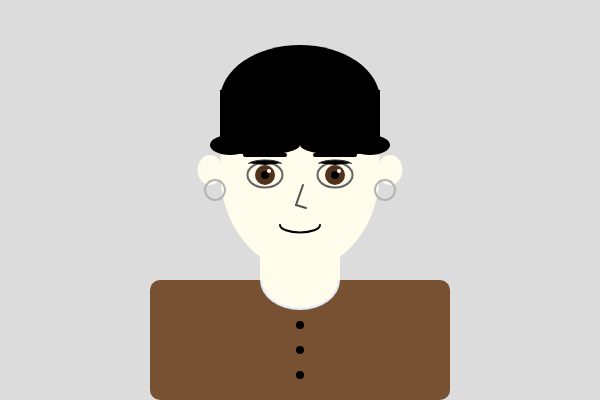
Frame 1 (no input)
Frame 60 (no input): identical to frame 1, image omitted
Frame 120 (the mouse pressed at the canvas centre since frame 60): identical to frame 1, image omitted

The p5.js sketch that drew this single still picture (run headless with seeded random() and noise() and a simulated clock; from frame 60 on, the mouse is pressed at the canvas centre):

// p5.js sketch
// ── sketch.js
function setup() {
  createCanvas(600, 400); 
}

function draw() {
  background(220);

  //피부색 
  fill(255, 252, 235);
  noStroke();

  // 목
  rect(260, 220, 80, 80, 10);

  // 얼굴
  ellipse(300, 170, 160, 200); 

  // 귀
  ellipse(210, 170, 25, 30);
  ellipse(390, 170, 25, 30);

  // 머리카락
  fill(0); 
  arc(300, 100, 160, 110, PI, TWO_PI); 

  rect(220, 90, 20, 55); 
  rect(360, 90, 20, 55);
  rect(220, 90, 160, 55); 

  ellipse(230, 145, 40, 20);
  ellipse(260, 145, 80, 20); 
  ellipse(340, 145, 80, 20); 
  ellipse(370, 145, 40, 20); 

  // 눈 
  noFill();
  stroke(100);
  strokeWeight(2);
  ellipse(265, 175, 35, 25); 
  ellipse(335, 175, 35, 25); 

  noStroke();
  fill(80, 50, 30); 
  ellipse(265, 175, 20, 20);
  ellipse(335, 175, 20, 20);
  fill(0); 
  ellipse(265, 175, 8, 8);
  ellipse(335, 175, 8, 8);

  stroke(50); 
  strokeWeight(1);
  arc(265, 165, 35, 10, PI+0.1, TWO_PI-0.1); 
  arc(335, 165, 35, 10, PI+0.1, TWO_PI-0.1); 

  noStroke();
  fill(255);
  ellipse(269, 171, 4, 4); 
  ellipse(339, 171, 4, 4); 

  // 눈썹 
  stroke(0); 
  strokeWeight(4);
  line(245, 155, 285, 155);
  line(315, 155, 355, 155);

  // 코 
  stroke(80); 
  strokeWeight(2);
  line(303, 185, 296, 205); 
  line(296, 205, 306, 208); 

  // 입
  noFill();
  stroke(0);
  strokeWeight(2);
  arc(300, 225, 40, 15, 0, PI);

  // 귀걸이
  noFill();
  stroke(180); 
  strokeWeight(2);
  ellipse(215, 190, 20, 20);
  ellipse(385, 190, 20, 20);

  // 옷
  noStroke();
  fill(120, 80, 50); 
  
  rect(150, 280, 300, 120, 10);
  
  fill(225, 235, 245);
  arc(300, 280, 80, 60, 0, PI); 
  
  fill(255, 252, 235);
  arc(300, 280, 76, 56, 0, PI);

  fill(0);
  ellipse(300, 325, 8, 8);
  ellipse(300, 350, 8, 8);
  ellipse(300, 375, 8, 8);
}
